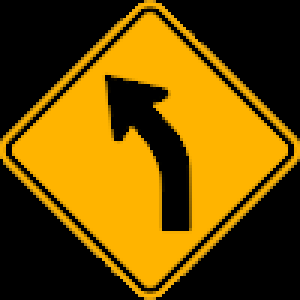
#> input picture utils/left_turn.png, 100 x 100 px, given in place of the camera (shown 3 times larger)
$ python thresh_binary.py
#> lines starting #> are read from the running program, lines starting #| are printed output that depends on the picture; after the words box and inside, x2 and y2 are one past the last pixel; in counts of white or black regions, pixels touching at a corner belong together
### utils/utils.py
# -*- coding: utf-8 -*-
import cv2
import numpy as np
from PIL import Image, ImageDraw, ImageFont


class CameraConfig():
    def __init__(self, name, camera_id, brightness, contrast, exposure, img_size=(320, 240)) -> None:
        self.name = name  # 相机名  Fixed Cam 或者 Mobile Cam
        self.camera_id = camera_id  # 该名对应的相机的设备号 (ls -l /dev/video*  约定 0定 1动)
        self.brightness = brightness  # 亮度
        self.contrast = contrast  # 对比度
        self.exposure = exposure  # 曝光度
        self.img_size = img_size  # 画幅


class PID():
    # [92 lines left out: functions __init__, cv2AddChineseText, overlayPNG, eulerAngles2rotationMat, gate, my_print, not called in this run]


### utils/thresh_binary.py
# -*- coding: utf-8 -*-
import cv2
import sys
sys.path.append('/home/iflytek/visial_line')
from params import camera_fixed_config, binary_type
#> (reads utils/perspective.npy from the repository)


def nothing(x):
    pass


cap = cv2.VideoCapture(camera_fixed_config.camera_id)
cap.set(cv2.CAP_PROP_BRIGHTNESS, camera_fixed_config.brightness)  # 设置亮度
cap.set(cv2.CAP_PROP_CONTRAST, camera_fixed_config.contrast)  # 设置对比度
if camera_fixed_config.exposure:
    cap.set(cv2.CAP_PROP_AUTO_EXPOSURE, 1)  # 0~2.6手动曝光  2.6~4自动曝光
    cap.set(cv2.CAP_PROP_EXPOSURE, camera_fixed_config.exposure)
else:
    cap.set(cv2.CAP_PROP_AUTO_EXPOSURE, 3)


print("当前亮度:   ", cap.get(cv2.CAP_PROP_BRIGHTNESS))
print("当前对比度: ", cap.get(cv2.CAP_PROP_CONTRAST))
print("当前曝光度: ", cap.get(cv2.CAP_PROP_EXPOSURE))

cv2.namedWindow("Threshold")
cv2.createTrackbar("TL", "Threshold", 127, 255, nothing)

while True:
    _, img = cap.read()
#> img is the input picture: shape (100, 100, 3); mean B, G, R 0.4, 79.9, 112.9

    t_l = cv2.getTrackbarPos("TL", "Threshold")

    img = cv2.resize(img, (320, 240))
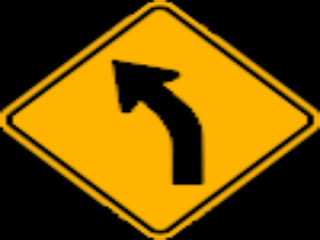
#> img: shape (240, 320, 3); mean B, G, R 0.4, 79.8, 112.9

    gray = cv2.cvtColor(img, cv2.COLOR_BGR2GRAY)
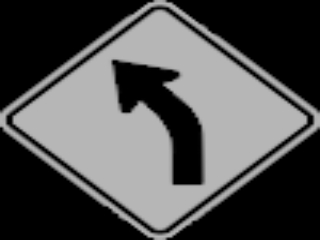
#> gray: shape (240, 320); min 0, max 182, mean 80.7

    _, gray = cv2.threshold(gray, t_l, 255, binary_type)
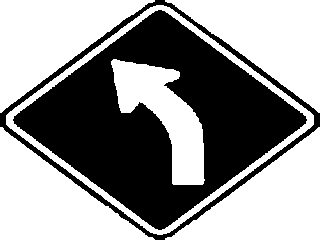
#> gray: shape (240, 320); 57.9% white; 2 black regions, box (x1, y1, x2, y2) and area: (13, 10, 307, 230) 28474, (0, 0, 320, 240) 3860

    cv2.imshow('orig', img)

    cv2.imshow('Threshold', gray)

    key = cv2.waitKey(10)
#> (key Esc is pressed here)
    if key == 27:
        break
    elif key == ord(' '):
        cv2.waitKey()

cap.release()
cv2.destroyAllWindows()

print(f"\nbinary_l =  {t_l}")
